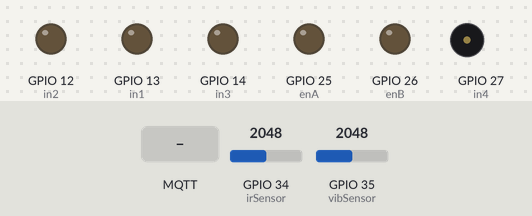
This sketch was run on a simulated ESP32. Shown: output pins drawn as LEDs (lit = HIGH), buzzer (waves = sounding). The inputs (shaded band) are chosen by the test bench; at power-on: GPIO 35 (vibSensor) = 2048, GPIO 34 (irSensor) = 2048. WiFi joins after 1.5 s; servers stay silent unless stated; no MQTT or app messages arrive unless stated; pins used as bus, display or sensor lines are not drawn; what the sketch prints to the serial monitor is not drawn.

Above: at 2.7 s.
2.8 s: MQTT message "open" arrives on the first subscribed topic
At 3.2 s:
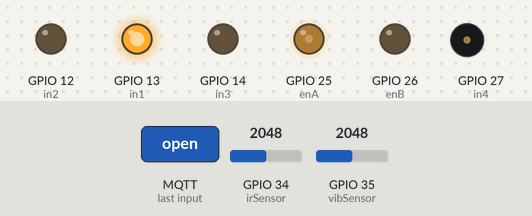
5.3 s: MQTT message "close" arrives on the first subscribed topic
At 6.0 s:
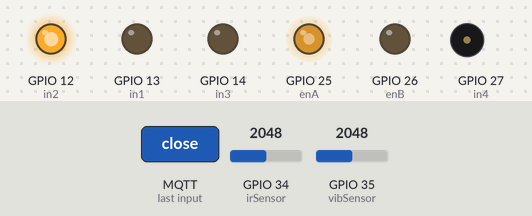
16.0 s: GPIO 35 (vibSensor) set to 1526
21.2 s: GPIO 35 (vibSensor) set to 1435
At 22.2 s:
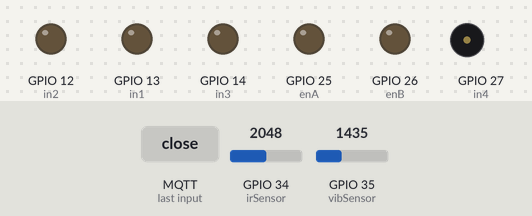
26.2 s: GPIO 35 (vibSensor) set to 2047
At 32.6 s:
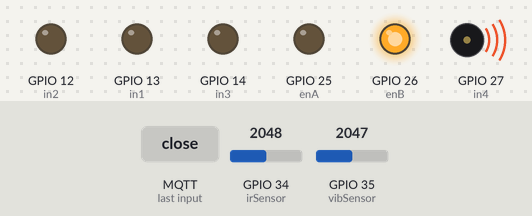
Timing chart, 0 to 38.3 s (numbered marks = the images above; inputs shaded):
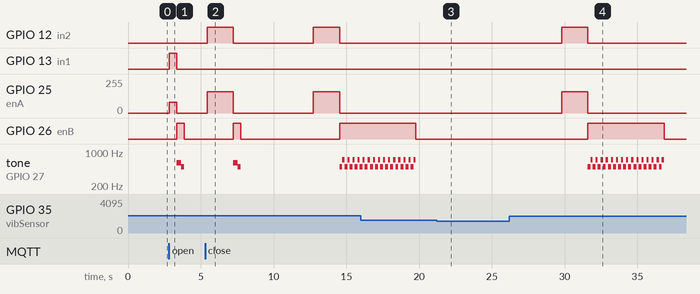

The sketch:

reserve-parking-esp32.ino
```cpp
#include <WiFi.h>
#include <PubSubClient.h>

const char* ssid = "rmsb7577@unifi";
const char* password = "0192225891abc";
const char* mqtt_server = "3.0.243.198";
long lastMsg = 0;

char* parkingID = "0302";
const char* statusTopic = "spark/update-status/0302";
const char* updateSparkTopic = "update-spark-gate/0302";

WiFiClient espClient;
PubSubClient client(espClient);

int irSensor = 34;
int vibSensor = 35;
int in1 = 13;
int in2 = 12;
int in3 = 14;
int in4 = 27;
const int enA = 25;
const int enB = 26;

bool currentParkingStatus = false;
bool irDetection = false;
bool vibrationDetection = true;

unsigned long startTime;
unsigned long openGateStartTime;
unsigned long closeGateStartTime;
unsigned long vibDetectionTime;

int carPresenceThreshold = 30;
int alarmActive = 1500;

void reconnect()
{
  while (!client.connected()) {
    Serial.print("Attempting MQTT connection...");
    if (client.connect("02")) {
      Serial.println("connected");
      client.subscribe(updateSparkTopic);
      client.subscribe("inTopic");
    } else {
      Serial.print("failed, rc=");
      Serial.print(client.state());
      Serial.println(" try again in 5 seconds");
      delay(5000);
    }
  }
}

void callback(char* topic, byte* message, unsigned int length)
{
  Serial.print("Message arrived on topic: ");
  Serial.print(topic);
  Serial.print(". Message: ");
  String messageTemp;

  for (int i = 0; i < length; i++) {
    Serial.print((char)message[i]);
    messageTemp += (char)message[i];
  }
  Serial.println();

  if (strcmp(topic, updateSparkTopic) == 0) {
    Serial.println("Get status");
    Serial.print("Message:");
    Serial.println(messageTemp);

    if (messageTemp == "open") {
      openGate();
      openGateStartTime = millis();
    }
    else if (messageTemp == "close") {
      int distance = calculateDistance();
      if (distance > carPresenceThreshold) {
      closeGateStartTime = millis();
      closeGate();
      client.publish(statusTopic, "close");
    }
   }
 }
}

void setup()
{
  Serial.begin(9600);
  Serial.println("System Starting");

  WiFi.begin(ssid, password);
  while (WiFi.status() != WL_CONNECTED) {
    delay(500);
    Serial.print(".");
  }
  Serial.println("");
  Serial.println("WiFi connected");
  Serial.println("IP address: ");
  Serial.println(WiFi.localIP());

  client.setServer(mqtt_server, 1883);
  client.setCallback(callback);

  pinMode(irSensor, INPUT);
  pinMode(vibSensor, INPUT);
  pinMode(in1, OUTPUT);
  pinMode(in2, OUTPUT);
  pinMode(in3, OUTPUT);
  pinMode(in4, OUTPUT);
  pinMode(enA, OUTPUT);
  pinMode(enB, OUTPUT);
}

void loop()
{
  if (!client.connected()) {
    reconnect();
  }
  client.loop();

  long now = millis();
  if (now - lastMsg > 5000) {
    lastMsg = now;

    int distance = calculateDistance();
    int vibration = calculateVibration();

    if (vibrationDetection && vibration > alarmActive)
    {
    Serial.println("Vibration detected");
    startTime = millis();
    playAlarm();
    vibDetectionTime = millis();
      while (millis() - vibDetectionTime < 5000) {
      closeGateStartTime;
      }
    }
    if (distance < carPresenceThreshold && !currentParkingStatus)
    {
      currentParkingStatus = true;
      client.publish(statusTopic, "open");
      Serial.println("Car is parked");
    }
    else if (distance > carPresenceThreshold && currentParkingStatus)
    {
      currentParkingStatus = false;
      Serial.println("Car is not parked");
      Serial.println("Closing gate automatically...");
      client.publish(statusTopic, "close");
      closeGate();
      Serial.print("Topic: ");
      Serial.println(statusTopic);
      Serial.println("Gate is closed");
    }
  }
}

int calculateDistance()
{
  int distance = analogRead(irSensor);
  distance = map(distance, 0, 1023, 0, 100);
  return distance;
}

int calculateVibration()
{
  int vibrationValue = analogRead(vibSensor);
  //Serial.print("Vibration value: ");
  //Serial.println(vibrationValue);
  return vibrationValue;
}

void openGate()
{
  Serial.println("Open gate via Apps");
  if (!irDetection) {
  analogWrite(enA, 80);
  digitalWrite(in1, HIGH);
  digitalWrite(in2, LOW);
  delay(500);
  stop();
  //delay(500);
  //analogWrite(enA, 50);
  //digitalWrite(in1, LOW);
  //digitalWrite(in2, HIGH);
  //delay(200);
  //stop();
  startTime = millis();
  playTone();
    while (millis() - openGateStartTime < 1000) {
    openGateStartTime;
    }
  irDetection = true;
  vibrationDetection = false;
  }
  Serial.println("Open gate completed");
}

void closeGate()
{
  if (irDetection) {
  while (millis() - closeGateStartTime < 100) {
  closeGateStartTime;
  }
  analogWrite(enA, 160);
  digitalWrite(in1, LOW);
  digitalWrite(in2, HIGH);
  delay(1800);
  stop();
  startTime = millis();
  playTone();
  irDetection = false;
  vibDetectionTime = millis();
  vibrationDetection = true;
  }
    while (millis() - vibDetectionTime < 5000) {
    closeGateStartTime;
    }
  Serial.println("Close gate completed");
}

void stop()
{
  analogWrite(enA, 0);
  digitalWrite(in1, LOW);
  digitalWrite(in2, LOW);
}

void playTone()
{
  analogWrite(enB, 255);
  digitalWrite(in4, HIGH);
  digitalWrite(in3, LOW);
  while (millis() - startTime < 500) {
    tone(in4, 600);
    delay(300);
    tone(in4, 500);
    delay(200);
  }
  analogWrite(enB, 0);
  digitalWrite(in4, LOW);
  digitalWrite(in3, LOW);
  noTone(in4);
}

void playAlarm()
{
  analogWrite(enA, 160);
  digitalWrite(in1, LOW);
  digitalWrite(in2, HIGH);
  delay(1800);
  stop();
  analogWrite(enB, 255);
  digitalWrite(in4, HIGH);
  digitalWrite(in3, LOW);
  while (millis() - startTime < 7000) {
    tone(in4, 500);
    delay(200);
    tone(in4, 700);
    delay(150);
  }
  analogWrite(enB, 0);
  digitalWrite(in4, LOW);
  digitalWrite(in3, LOW);
  noTone(in4);
}
```

Measured:
- the behaviour switches between 1501 and 1500 on GPIO 35 (vibSensor) (found by bisection; images 2 and 3)
- after the input at 2.8 s, GPIO 12 (in2): stays LOW (without the input it goes to HIGH after 2.2 s); GPIO 13 (in1): LOW → HIGH after 0.05 s, → LOW 0.50 s later
- after the input at 5.3 s, GPIO 12 (in2): alternates HIGH for 1.8 s and LOW for 5.5 s, starting after 0.13 s; GPIO 25 (enA): alternates 160/255 for 1.8 s and 0/255 for 5.5 s, starting after 0.13 s
- after the input at 21.2 s, GPIO 12 (in2): stays LOW (without the input it goes to HIGH after 3.6 s); GPIO 25 (enA): stays 0/255 (without the input it goes to 160/255 after 3.6 s)
- after the input at 26.2 s, GPIO 12 (in2): LOW → HIGH after 3.6 s, → LOW 1.8 s later; GPIO 25 (enA): 0/255 → 160/255 after 3.6 s, → 0/255 1.8 s later; GPIO 26 (enB): LOW → HIGH after 5.4 s, → LOW 5.3 s later; tone on GPIO 27 (in4): silent → 500 Hz after 5.4 s, then repeats every 0.35 s: 700 Hz 0.15 s, 500 Hz 0.20 s, until it stays silent from 36.8 s
